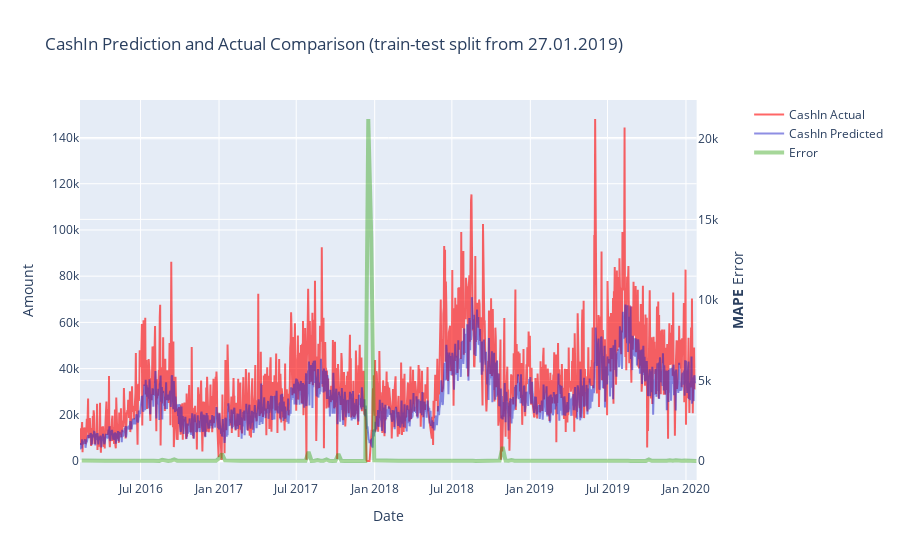

Here is the notebook cell this chart was saved with:
### Code cell
draw_model_error(tabTransformer, get_input_sets(atm_feature_set, groups), atm_feature_set[TARGET], split_from=X_train.index[-1])

### Figure 1 — Plotly figure (JSON) as saved in the notebook; plotly's stock layout.template omitted (floating-point values rounded to 4 significant figures; data arrays with more than 128 entries replaced by an {"elided": "..."} marker saying what was removed)
{"data": [{"line": {"color": "rgba(255,0,0,0.6)"}, "name": "CashIn Actual", "type": "scatter", "x": {"elided": "1443 str values"}, "xaxis": "x", "y": {"elided": "1443 float values"}, "yaxis": "y"}, {"line": {"color": "rgba(30,30,200,0.5)"}, "name": "CashIn Predicted", "type": "scatter", "x": {"elided": "1443 str values"}, "xaxis": "x", "y": {"elided": "1443 float values"}, "yaxis": "y"}, {"line": {"color": "rgba(34, 155, 0, 0.4)", "width": 4}, "name": "Error", "type": "scatter", "x": {"elided": "207 str values"}, "xaxis": "x", "y": {"elided": "207 float values"}, "yaxis": "y2"}], "layout": {"title": {"text": "CashIn Prediction and Actual Comparison (train-test split from 27.01.2019)"}, "xaxis": {"anchor": "y", "domain": [0, 0.94], "title": {"text": "Date"}}, "yaxis": {"anchor": "x", "domain": [0, 1], "title": {"text": "Amount"}}, "yaxis2": {"anchor": "x", "overlaying": "y", "side": "right", "title": {"text": "<b>MAPE</b> Error"}}}}
